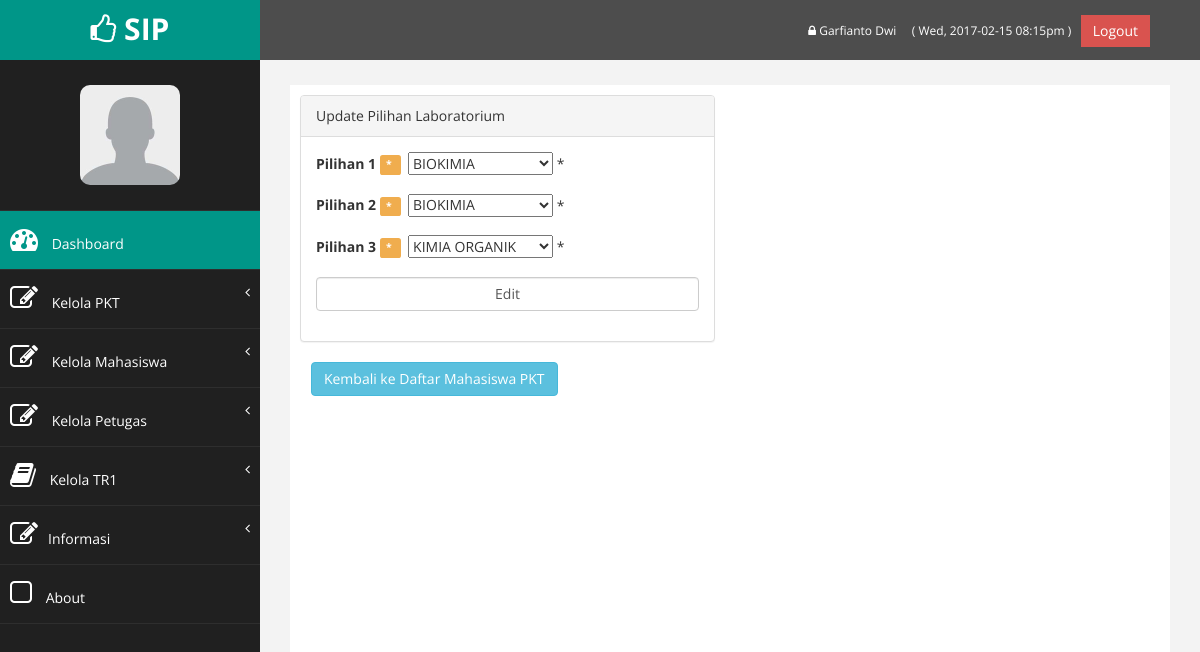
The app's page /dashboard/edit_daftar_pkt.php?nim=24010314120001 (signed in) with its own data.
### tables this page shows
CREATE TABLE `petugas` (
  `idpetugas` int(11) NOT NULL,
  `nama` varchar(30) NOT NULL,
  `email` varchar(50) NOT NULL,
  `password` varchar(50) NOT NULL
);

CREATE TABLE `daftar_pkt` (
  `pilihan1` varchar(50) NOT NULL,
  `pilihan2` varchar(50) NOT NULL,
  `pilihan3` varchar(50) NOT NULL,
  `ttd` varchar(1) DEFAULT NULL,
  `nim` varchar(30) NOT NULL,
  `no_pkt` int(11) NOT NULL
);

CREATE TABLE `lab` (
  `id_lab` varchar(15) NOT NULL,
  `nama_lab` varchar(20) NOT NULL,
  `password` varchar(50) NOT NULL,
  `email` varchar(50) NOT NULL,
  `idlab` varchar(50) NOT NULL
);

### dashboard/functions.php (called while the page is built, shortened)
<?php
	require_once('connect.php');
	$con = mysqli_connect($db_host, $db_username, $db_password, $db_database);
	$site_name="SIP";
	if(isset($_SESSION['sip_masuk_aja'])){
		if($_SESSION['sip_status']=='petugas'){
			$query = "SELECT * FROM petugas WHERE idpetugas=".$_SESSION['sip_masuk_aja']."";
			$petugas=mysqli_query($con,$query);
			$petugas=$petugas->fetch_object();
			$status=$_SESSION['sip_status'];
		}elseif($_SESSION['sip_status']=='anggota'){
			$query = "SELECT * FROM anggota WHERE nim=".$_SESSION['sip_masuk_aja']."";
			$anggota=mysqli_query($con,$query);
			$anggota=$anggota->fetch_object();
			$status=$_SESSION['sip_status'];
		}elseif($_SESSION['sip_status']=='dosen'){
			$query = "SELECT * FROM dosen WHERE nip=".$_SESSION['sip_masuk_aja']."";
			$dosen=mysqli_query($con,$query);
			$dosen=$dosen->fetch_object();
			$status=$_SESSION['sip_status'];
		}elseif($_SESSION['sip_status']=='lab'){
			$query = "SELECT * FROM lab WHERE idlab=".$_SESSION['sip_masuk_aja']."";
			$lab=mysqli_query($con,$query);
			$lab=$lab->fetch_object();
			$status=$_SESSION['sip_status'];
		}else {
			echo "Harap ulangi login";
		}
	}
?>

### dashboard/edit_daftar_pkt.php (the view, shortened to what this page needs)
<?php
	require_once('sidebar.php');
	$db=new mysqli($db_host, $db_username, $db_password, $db_database);
	$error_pilihan1='';
	$error_pilihan2='';
	$error_pilihan3='';
	if (!isset($_POST['edit'])) {
		$nim=$_GET['nim'];
		$query = " SELECT * FROM daftar_pkt WHERE nim='".$nim."'";
		$result = $con->query( $query );
		if (!$result){
			die ("Could not query the database: <br />". $con->error);
		}else{
			while ($row = $result->fetch_object()){
				$pilihan1 = $row->pilihan1;
				$pilihan2 = $row->pilihan2;
				$pilihan3 = $row->pilihan3;
			}
		}
	}
?>
<div class="row">
	<div class="col-md-6">
		<div class="panel panel-default">
			<div class="panel-heading">
				Update Pilihan Laboratorium
			</div>
			<div class="panel-body">
				<div class="row">
					<div class="col-md-12">
						<form method="POST" role="form" autocomplete="on" action="<?php echo htmlspecialchars($_SERVER["PHP_SELF"]);?>">
							<div  class="form-group">
								<label>Pilihan 1</label>&nbsp;<span class="label label-warning">* <?php if(isset($error_pilihan1)) echo $error_pilihan1;?></span>&nbsp;
								<select id="pilihan1" name="pilihan1" required>
								<?php
									$querykat = "select * from lab";
									$resultkat = $db->query($querykat);
									while ($row = $resultkat->fetch_object()){
										$kid = $row->id_lab;
										$kname = $row->nama_lab;
										echo '<option value='.$kid.' ';
										if(isset($pilihan1) && $pilihan1==$kid)
										echo 'selected="true"';
										echo '>'.$kname.'<br/></option>';
									}
								?>
								</select>
								<span class="error">* <?php if(!empty($error_pilihan1)) echo $error_pilihan1; ?></span>
							</div>
							<div  class="form-group">
								<label>Pilihan 2</label>&nbsp;<span class="label label-warning">* <?php if(isset($error_pilihan2)) echo $error_pilihan2;?></span>&nbsp;
								<select id="pilihan2" name="pilihan2" required>
								<?php
									$querykat = "select * from lab";
									$resultkat = $db->query($querykat);
									while ($row = $resultkat->fetch_object()){
										$sid = $row->id_lab;
										$sname = $row->nama_lab;
										echo '<option value='.$sid.' ';
										if(isset($pilihan2) && $pilihan2==$sid)
										echo 'selected="true"';
										echo '>'.$sname.'<br/></option>';
									}
								?>
								</select>
								<span class="error">* <?php if(!empty($error_pilihan2)) echo $error_pilihan2; ?></span>
							</div>
							<div  class="form-group">
								<label>Pilihan 3</label>&nbsp;<span class="label label-warning">* <?php if(isset($error_pilihan3)) echo $error_pilihan3;?></span>&nbsp;
								<select id="pilihan3" name="pilihan3" required>
								<?php
									$querykat = "select * from lab";
									$resultkat = $db->query($querykat);
									while ($row = $resultkat->fetch_object()){
										$tid = $row->id_lab;
										$tname = $row->nama_lab;
										echo '<option value='.$tid.' ';
										if(isset($pilihan3) && $pilihan3==$tid)
										echo 'selected="true"';
										echo '>'.$tname.'<br/></option>';
									}
								?>
								</select>
								<span class="error">* <?php if(!empty($error_pilihan3)) echo $error_pilihan3; ?></span>
							</div>
							<div class="form-group">
								<input class="form-control" type="submit"  name="edit" value="Edit">
							</div>
						</form>
					</div>
				</div>
			</div>
		</div>
		&nbsp;&nbsp;&nbsp;<a href="daftar_pkt.php"><button class="btn btn-info">Kembali ke Daftar Mahasiswa PKT</button></a>
	</div>
</div>
<?php
include_once('footer.php');
?>

### dashboard/sidebar.php (shortened to what this page needs)
<?php
	require_once('functions.php');
?>
<!DOCTYPE html>
<html xmlns="http://www.w3.org/1999/xhtml">
<head>
    <link href="assets/css/bootstrap.css" rel="stylesheet" />
    <link href="assets/css/font-awesome.css" rel="stylesheet" />
    <link href="assets/css/custom.css" rel="stylesheet" />
</head>
<body>
    <div id="wrapper">
		<nav class="navbar navbar-default navbar-cls-top " role="navigation" style="margin-bottom: 0">
            <div class="navbar-header">
                <a class="navbar-brand" hKeloref="index.php"><i class="fa fa-thumbs-o-up"></i> <?php echo $site_name ?></a>
            </div>
			<div style="color: white; padding: 15px 50px 5px 50px; float: right; font-size: 16px;">
				<a href="profil.php" title='Ubah Password' style="color:#fff; font-size:12px;"><i class="fa fa-lock"></i> <?php if($status=="petugas") echo $petugas->nama; elseif($status=="dosen") echo $dosen->nama_dosen;elseif($status=="lab") echo $lab->nama_lab; else echo $anggota->nama; ?> </a>&nbsp;&nbsp;
				<a style="text-decoration: none; color:#fff; font-size:12px;"> <?php
					echo " ( ".date("D, Y-m-d") . " ". date("h:ia")." )&nbsp;&nbsp;";
				?>
				</a>
				<a href="logout.php" class="btn btn-danger square-btn-adjust">Logout</a>
			</div>
        </nav>
        <nav class="navbar-default navbar-side" role="navigation">
            <div class="sidebar-collapse">
                <ul class="nav" id="main-menu">
				<li class="text-center">
					<img src="assets/img/user/default.jpg" class="user-image img-responsive"/>
				</li>
				<li>
					<a class="active-menu" href="index.php"><i class="fa fa-dashboard fa-2x"></i> Dashboard</a>
				</li>
				<?php
				if($status=="petugas"){
					echo '<li>
						<a href="#"><i class="fa fa-edit fa-2x"></i> Kelola PKT<span class="fa arrow"></span></a>
						<ul class="nav nav-second-level">
							<li><a href="p_daftar_pkt.php">Pendaftaran PKT</a></li>
							<li><a href="daftar_pkt.php">Daftar Mahasiswa PKT</a></li>
							<li><a href="daftar_input_judul.php">Input Judul Mahasiswa PKT</a></li>
							<li><a href="daftar_judul.php">Daftar Judul Mahasiswa PKT</a></li>
							<li><a href="mhs_lab.php">Input penempatan mahasiswa</a></li>
							<li><a href="daftar_penempatan.php">Daftar penempatan mahasiswa</a></li>
							<li><a href="bimbingan.php">Input bimbingan mahasiswa</a></li>
							<li><a href="daftar_bimbingan.php">Daftar bimbingan mahasiswa</a></li>
							<li><a href="input_nilai_pkt1.php">Input nilai PKT</a></li>
							<li><a href="nilai_pkt.php">Daftar Nilai PKT</a></li>
						</ul>
					</li>
					<li>
						<a href="#"><i class="fa fa-edit fa-2x"></i> Kelola Mahasiswa<span class="fa arrow"></span></a>
						<ul class="nav nav-second-level">
							<li><a href="daftar_anggota.php">Data Anggota</a></li>
							<li><a href="tambah_anggota.php">Tambah Anggota</a></li>
						</ul>
					</li>
					<li>
						<a href="#"><i class="fa fa-edit fa-2x"></i> Kelola Petugas<span class="fa arrow"></span></a>
						<ul class="nav nav-second-level">
							<li><a href="daftar_petugas.php">Data Petugas</a></li>
							<li><a href="tambah_petugas.php">Tambah Petugas</a></li>
						</ul>
					</li>';
				}
				?>
				<li>
						<?php
							echo '<a href="#"><i class="fa fa-book fa-2x"></i> Kelola TR1';
						?>
					<span class="fa arrow"></span></a>
				</li>
				<li>
					<a href="#"><i class="fa fa-edit fa-2x"></i>Informasi<span class="fa arrow"></span></a>
				</li>
					<li>
                        <a  href="http://localhost/sip/index.php#about"><i class="fa fa-square-o fa-2x"></i> About</a>
					</li>
                </ul>
            </div>
        </nav>
        <div id="page-wrapper" >
            <div id="page-inner">

### dashboard/assets/css/custom.css (style rules this page uses)
body { font-family: 'Open Sans', sans-serif; }
#wrapper { width: 100%; background:#202020; }
#page-wrapper { padding: 15px 15px; min-height: 600px; background:#F3F3F3; }
#page-inner { width:100%; margin:10px 20px 10px 0px; background-color:#fff!important; padding:10px; min-height:1200px; }
.text-center { text-align:center; }
.square-btn-adjust { border: 0px solid transparent; -webkit-border-radius: 0px; -moz-border-radius: 0px; border-radius: 0px; }
.user-image { margin: 25px auto; -webkit-border-radius: 10px; -moz-border-radius: 10px; border-radius: 10px; max-height:100px; max-width:100px; }
.navbar-cls-top .navbar-brand { color: #fff; background: #009688; width: 260px; text-align: center; height: 60px; font-size: 30px; font-weight: 700; }
.active-menu { background-color:#009688!important; }
.arrow { float: right; }
.fa.arrow:before { content: "\f104"; }
.sidebar-collapse , .sidebar-collapse .nav { background:none; }
.sidebar-collapse .nav { padding:0; }
.sidebar-collapse .nav > li > a { color:#fff; background:#202020; text-shadow:none; }
.sidebar-collapse > .nav > li > a { padding:15px 10px; }
.sidebar-collapse > .nav > li { border-bottom: 1px solid rgba(107, 108, 109, 0.19); }
.navbar-side { border:none; background-color: #202020; }
.navbar-cls-top { background:#4D4D4D; border-bottom:none; }
.navbar-default { border:0px solid black; }
.navbar-header { background: #009688; }
.nav > li > a > i { margin-right:10px; }
@media (min-width:768px) { #page-wrapper { margin: 0 0 0 260px; padding: 15px 30px; min-height: 1200px; } }
@media (min-width:768px) { .navbar-side { z-index: 1; position: absolute; width: 260px; } }
@media (min-width:768px) { .navbar { border-radius: 0px; } }

### records on screen
petugas: nama "Garfianto Dwi"
daftar_pkt: pilihan1 "BIOKIMIA", pilihan2 "BIOKIMIA", pilihan3 "KIMIA ORGANIK"

### other values on screen
$site_name "SIP"
